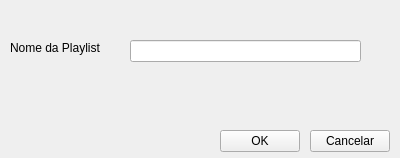
<?xml version="1.0" encoding="UTF-8"?>
<ui version="4.0">
 <class>dialog_playlist</class>
 <widget class="QWidget" name="dialog_playlist">
  <property name="windowModality">
   <enum>Qt::WindowModal</enum>
  </property>
  <property name="geometry">
   <rect>
    <x>0</x>
    <y>0</y>
    <width>400</width>
    <height>158</height>
   </rect>
  </property>
  <property name="windowTitle">
   <string>Playlist</string>
  </property>
  <property name="autoFillBackground">
   <bool>true</bool>
  </property>
  <widget class="QLabel" name="label">
   <property name="geometry">
    <rect>
     <x>10</x>
     <y>40</y>
     <width>101</width>
     <height>16</height>
    </rect>
   </property>
   <property name="text">
    <string>Nome da Playlist</string>
   </property>
  </widget>
  <widget class="QLineEdit" name="lineEdit">
   <property name="geometry">
    <rect>
     <x>130</x>
     <y>40</y>
     <width>231</width>
     <height>22</height>
    </rect>
   </property>
  </widget>
  <widget class="QPushButton" name="btnOk">
   <property name="geometry">
    <rect>
     <x>220</x>
     <y>130</y>
     <width>80</width>
     <height>22</height>
    </rect>
   </property>
   <property name="text">
    <string>OK</string>
   </property>
  </widget>
  <widget class="QPushButton" name="btnCancel">
   <property name="geometry">
    <rect>
     <x>310</x>
     <y>130</y>
     <width>80</width>
     <height>22</height>
    </rect>
   </property>
   <property name="text">
    <string>Cancelar</string>
   </property>
  </widget>
 </widget>
 <resources/>
 <connections/>
</ui>
